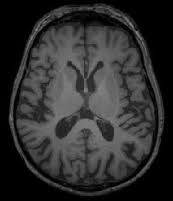
#> input picture brain_tumor_dataset/no/10 no.jpg, 173 x 201 px; its folder holds only this picture in this run
$ python test_seg.py   (older library calls are emulated)
#> lines starting #> are read from the running program, lines starting #| are printed output that depends on the picture; after the words box and inside, x2 and y2 are one past the last pixel; in counts of white or black regions, pixels touching at a corner belong together
### core/image_processing.py
import cv2
import numpy as np
import matplotlib
matplotlib.use('Agg') # Use non-interactive backend for server
import matplotlib.pyplot as plt
import os
from skimage.feature import graycomatrix, graycoprops

def load_and_preprocess(image_path, size=(256, 256)):
    """
    Loads an image, converts to grayscale, and resizes it.
    """
#> called with image_path = 'brain_tumor_dataset/no/10 no.jpg', size = (256, 256)
    # Load image in grayscale
    img = cv2.imread(image_path, cv2.IMREAD_GRAYSCALE)
#> img is the input picture: shape (201, 173); min 0, max 139, mean 46.7
    if img is None:
        raise ValueError(f"Could not load image at {image_path}")

    # Resize image
    img_resized = cv2.resize(img, size)
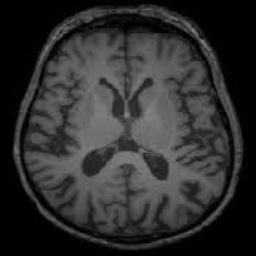
#> img_resized: shape (256, 256); min 0, max 132, mean 46.6

    # Normalization is often useful, but for CV2 functions 0-255 uint8 is standard.
    # We will keep it as uint8 for standard image processing.
    return img_resized

# [40 lines left out: functions enhance_image, remove_noise, sharpen_image, not called in this run]

def segment_image(img):
    """
    Applies Thresholding and Morphological Operations to highlight suspicious regions.
    Returns the binary mask and the edges.
    """
    # 1. High Thresholding (Tumors are typically hyper-intense/bright)
    # Using a fixed high threshold is often better than Otsu for finding anomalies
    _, binary_mask = cv2.threshold(img, 155, 255, cv2.THRESH_BINARY)
#> binary_mask: shape (256, 256); every value is 0

    # 2. Morphological opening to remove small noise (like pieces of skull)
    kernel = np.ones((5,5), np.uint8)
    binary_mask = cv2.morphologyEx(binary_mask, cv2.MORPH_OPEN, kernel)

    # 3. Edge Detection (Canny)
    edges = cv2.Canny(img, 100, 200)
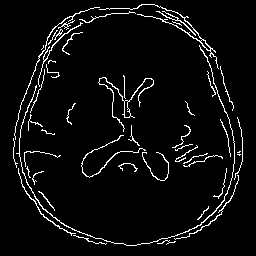
#> edges: shape (256, 256); 5% white in thin lines or dots, all inside (x1, y1, x2, y2) = (13, 4, 243, 246)

    # Highlight region (Overlay edges on original or return mask)
    # For visualization, we might want to return the mask to find contours later
    return binary_mask, edges

# [128 lines left out: functions extract_features, generate_histograms, process_pipeline, not called in this run]

### test_seg.py
import cv2
import numpy as np
from core.image_processing import segment_image, load_and_preprocess
import glob
import os

yes_images = glob.glob("archive (3)/brain_tumor_dataset/yes/*.jpg")[:10]
no_images = glob.glob("archive (3)/brain_tumor_dataset/no/*.jpg")[:10]

print("Testing YES images:")
for path in yes_images:
    img = load_and_preprocess(path)
    mask, _ = segment_image(img)
    area = np.sum(mask == 255)
    print(f"{os.path.basename(path)} Area: {area}")

print("\nTesting NO images:")
for path in no_images:
    img = load_and_preprocess(path)
    mask, _ = segment_image(img)
    area = np.sum(mask == 255)
#> area = 0
    print(f"{os.path.basename(path)} Area: {area}")
#| 10 no.jpg Area: 0
